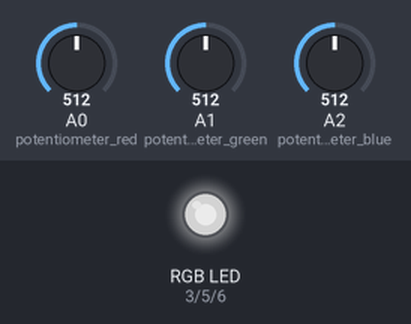
The sketch below on a simulated Arduino Uno, built with avr-gcc and run on an emulated ATmega328P. Parts: an RGB LED mixed from three pins (HIGH = lit). The inputs (shaded band) are chosen by the test bench; at power-on: A0 (potentiometer_red) = 512, A1 (potentiometer_green) = 512, A2 (potentiometer_blue) = 512. Dim RGB values are drawn brighter than linear.

Above: at 1.2 s.
1.3 s: A0 (potentiometer_red) set to 716
At 2.5 s:
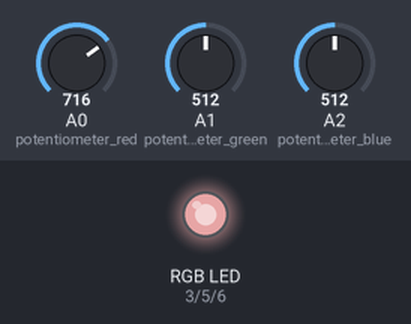
2.8 s: A1 (potentiometer_green) set to 716
At 3.8 s:
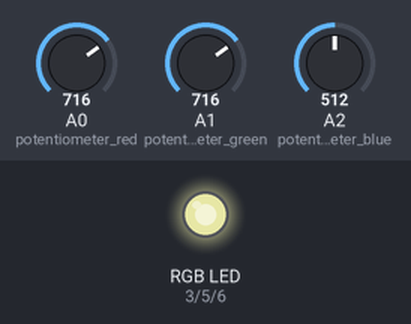
4.3 s: A2 (potentiometer_blue) set to 716
At 5.0 s:
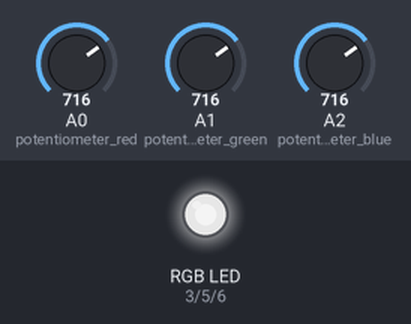
5.8 s: A0 (potentiometer_red) set to 900
At 6.2 s:
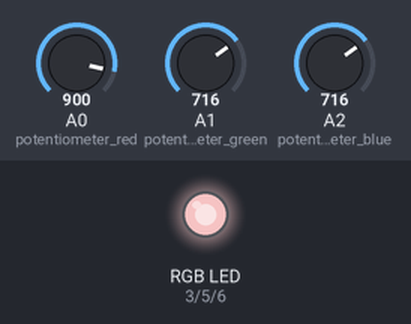
7.3 s: A1 (potentiometer_green) set to 900
At 8.5 s:
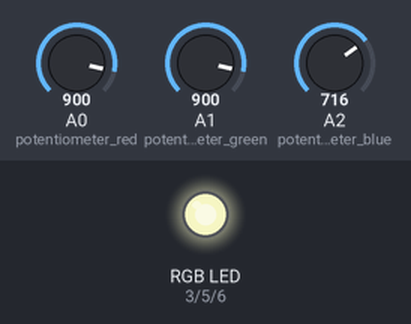
8.8 s: A2 (potentiometer_blue) set to 900
At 9.4 s:
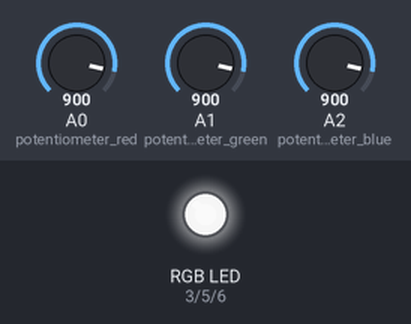
Timing chart, 0 to 11.3 s (numbered marks = the images above; inputs shaded):
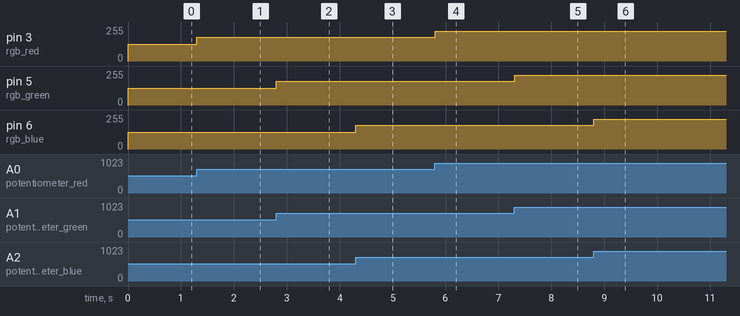

The sketch:

rgb_3potentiometers.ino
```cpp
int potentiometer_red = A0;
int potentiometer_green = A1;
int potentiometer_blue = A2;

int rgb_red = 3;
int rgb_green = 5;
int rgb_blue = 6;

void setup()
{
  pinMode(potentiometer_red, INPUT); //b10k Potentiometer Input (Red)
  pinMode(potentiometer_green, INPUT); //b10k Potentiometer Input (Green)
  pinMode(potentiometer_blue, INPUT); //b10k Potentiometer Input (Blue)

  pinMode(rgb_red, OUTPUT); //RGB Output (Red)
  pinMode(rgb_green, OUTPUT); //RGB Output (Green)
  pinMode(rgb_blue, OUTPUT); //RGB Output (Blue)
}

void loop()
{
  analogWrite(rgb_red, map(analogRead(potentiometer_red), 0, 1023, 0, 255));
  analogWrite(rgb_green, map(analogRead(potentiometer_green), 0, 1023, 0, 255));
  analogWrite(rgb_blue, map(analogRead(potentiometer_blue), 0, 1023, 0, 255));
  delay(10); // Delay a little bit to improve simulation performance
}
```

Measured:
- after the input at 1.3 s, pin 3 (rgb_red): 127/255 → 178/255 at once
- after the input at 2.8 s, pin 5 (rgb_green): 127/255 → 178/255 at once
- after the input at 4.3 s, pin 6 (rgb_blue): 127/255 → 178/255 at once
- after the input at 5.8 s, pin 3 (rgb_red): 178/255 → 224/255 at once
- after the input at 7.3 s, pin 5 (rgb_green): 178/255 → 224/255 at once
- after the input at 8.8 s, pin 6 (rgb_blue): 178/255 → 224/255 at once
